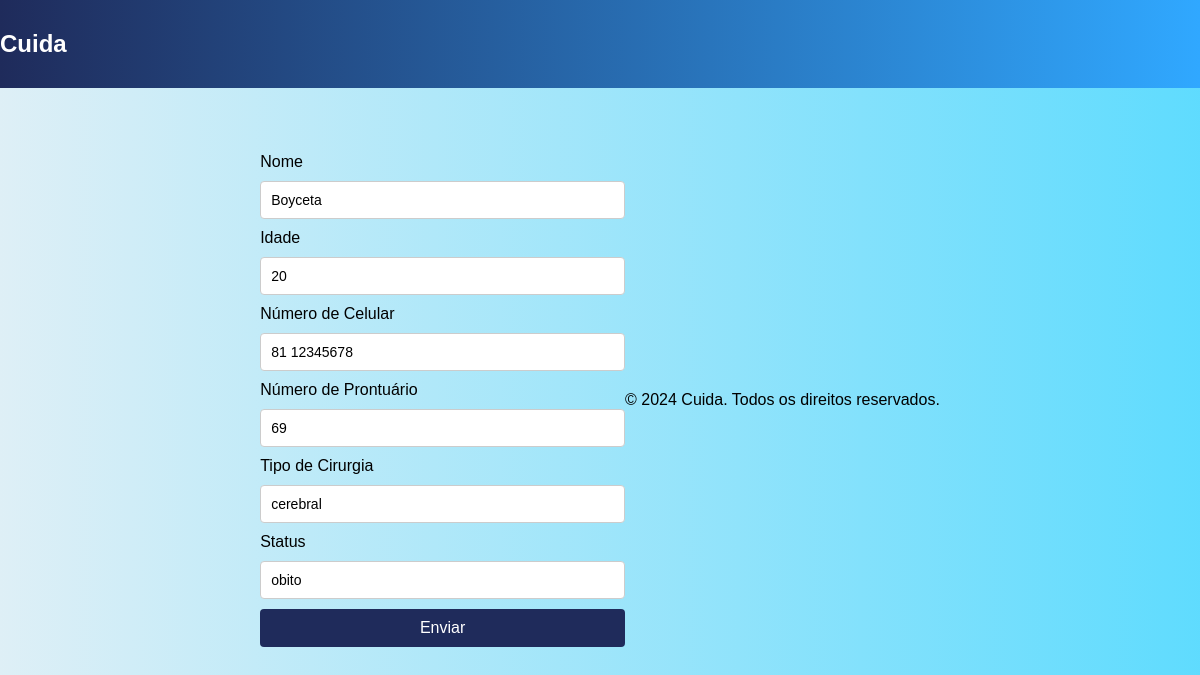
The app's page /update/1/, older data.
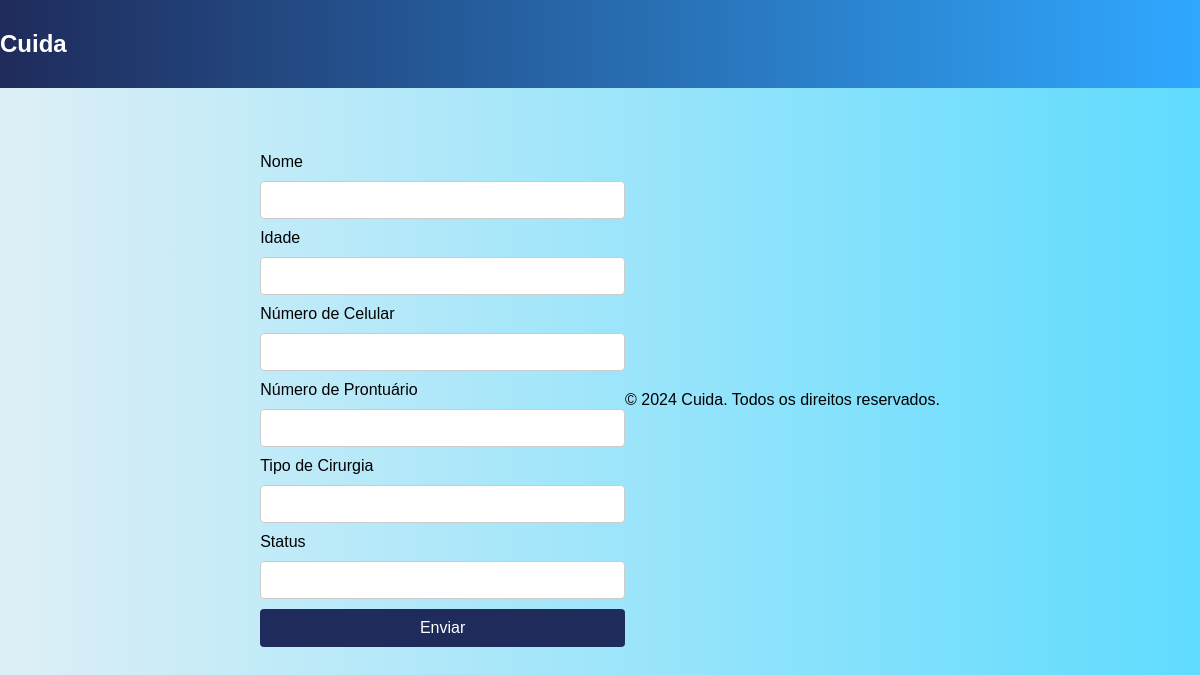
The same page, newer data.
### app_cuida/models.py (models this page shows, shortened)
class Paciente(models.Model):
    id_paciente = models.AutoField(primary_key=True)
    nome = models.CharField(max_length=25, null=True, blank=True)
    idade = models.IntegerField(null=True, blank=True)
    numero_celular = models.CharField(max_length=15, null=True, blank=True)
    numero_prontuario = models.CharField(max_length=15, null=True, blank=True)
    tipo_cirurgia = models.CharField(max_length=15, null=True, blank=True)
    status = models.CharField(max_length=15, null=True, blank=True)

### app_cuida/views.py (the view, shortened to what this page needs)
# urls.py: path('update/<int:id_paciente>/', views.update, name='update_paciente'),
def update(request, id_paciente):
    if request.method == 'GET':
        paciente = Paciente.objects.filter(id_paciente=id_paciente).first()
        form = PacienteForm(instance=paciente)
        context = {
            'form': form,
        }
        return render(request, 'cadastro/form.html', context)

### app_cuida/forms.py
class PacienteForm(forms.ModelForm):
    class Meta:
        model = Paciente
        fields = '__all__'

### app_cuida/templates/cadastro/form.html (shortened to what this page needs)
{% extends 'base/base.html' %}
{% load static %}
{% block content %}
<link rel="stylesheet" href="{% static 'css/base.css' %}?v=1.0">
<form action="." method="post">
  <div class="form-group">
    <label for="nome">Nome</label>
    {{ form.nome }}
  </div>
  <div class="form-group">
    <label for="idade">Idade</label>
    {{ form.idade }}
  </div>
  <div class="form-group">
    <label for="numero_celular">Número de Celular</label>
    {{ form.numero_celular }}
  </div>
  <div class="form-group">
    <label for="numero_prontuario">Número de Prontuário</label>
    {{ form.numero_prontuario }}
  </div>
  <div class="form-group">
    <label for="tipo_cirurgia">Tipo de Cirurgia</label>
    {{ form.tipo_cirurgia }}
  </div>
  <div class="form-group">
    <label for="status">Status</label>
    {{ form.status }}
  </div>
  <button type="submit" class="btn btn-primary">Enviar</button>
</form>
{% endblock %}

Row changes from the older to the newer data that the page shows:
removed Paciente: nome "Boyceta", idade "20", numero_celular "81 12345678", numero_prontuario "69", tipo_cirurgia "cerebral", status "obito"
